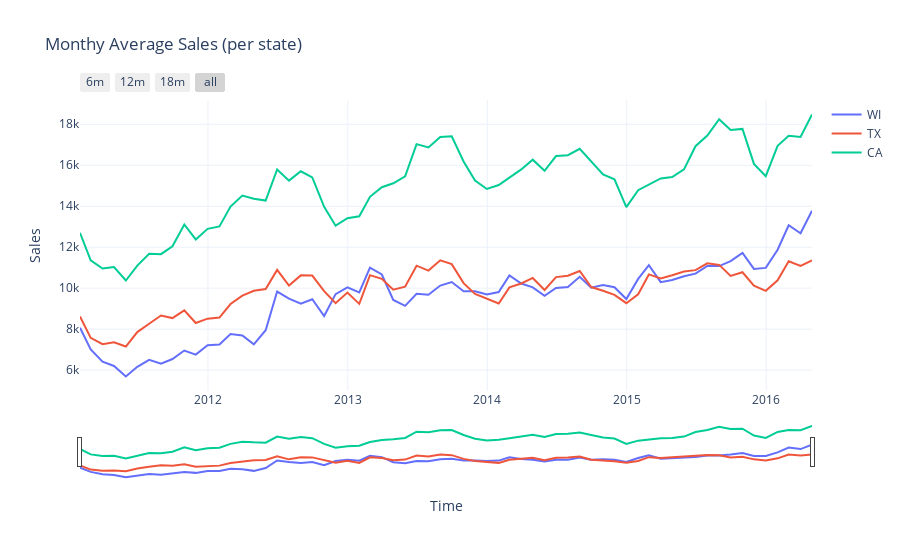

The notebook cell this image was saved under:
### Markdown cell above
<h1 style='color:blue'>Observations</h1>
<p>The above plot is the monthly sales of stores located in various cities. Here on the right of the plot the index shows the store ids of different stores.From the graph the following observations can be made:</p> 
<ol>  
    <li>From the above plot we can clearly see that sales drastically decreases during the months of november and december.</li>
    <li>Sales increases during the months of July and August and Mid-Semtember</li>
</ol>
<p>Now let's see and observe the sales state wise.</p>

### Code cell
state_id=set(dataset['state_id'])
fig = go.Figure()
for state in state_id:
    state_columns = [c for c in sales_df.columns if state in c]
    df = sales_df[state_columns].sum(axis=1)
    df.columns = ['date','sum']
    df = df.groupby(pd.Grouper(freq="M")).mean()
    fig.add_trace(go.Scatter(x=df.index, y=df, name=state))

fig.update_layout(yaxis_title="Sales", xaxis_title="Time", title="Monthy Average Sales (per state)", template='plotly_white',
                     xaxis=dict(
        rangeselector=dict(
            buttons=list([
                dict(count=6, label='6m', step='month', stepmode='backward'),
                dict(count=12, label='12m', step='month', stepmode='backward'),
                dict(count=18, label='18m', step='month', stepmode='backward'),
                dict(step='all')
            ])
        ),
        rangeslider=dict(visible = True),
        type='date'
    ))
